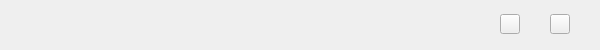
               <widget class="QWidget" name="widget_2" native="true">
                <property name="minimumSize">
                 <size>
                  <width>0</width>
                  <height>50</height>
                 </size>
                </property>
                <property name="maximumSize">
                 <size>
                  <width>16777215</width>
                  <height>50</height>
                 </size>
                </property>
                <property name="styleSheet">
                 <string notr="true">QWidget#widget_2
{
	background:transparent;
	border:none;
}</string>
                </property>
                <layout class="QVBoxLayout" name="verticalLayout_13">
                 <property name="spacing">
                  <number>0</number>
                 </property>
                 <property name="leftMargin">
                  <number>0</number>
                 </property>
                 <property name="topMargin">
                  <number>0</number>
                 </property>
                 <property name="rightMargin">
                  <number>0</number>
                 </property>
                 <property name="bottomMargin">
                  <number>0</number>
                 </property>
                 <item>
                  <widget class="QWidget" name="widget_title_fullscreen" native="true">
                   <property name="minimumSize">
                    <size>
                     <width>0</width>
                     <height>50</height>
                    </size>
                   </property>
                   <property name="maximumSize">
                    <size>
                     <width>16777215</width>
                     <height>50</height>
                    </size>
                   </property>
                   <property name="mouseTracking">
                    <bool>false</bool>
                   </property>
                   <property name="styleSheet">
                    <string notr="true">QWidget#widget_title_fullscreen
{
	background:transparent;
	border:none;
}</string>
                   </property>
                   <layout class="QVBoxLayout" name="verticalLayout_12">
                    <property name="spacing">
                     <number>0</number>
                    </property>
                    <property name="leftMargin">
                     <number>0</number>
                    </property>
                    <property name="topMargin">
                     <number>0</number>
                    </property>
                    <property name="rightMargin">
                     <number>0</number>
                    </property>
                    <property name="bottomMargin">
                     <number>0</number>
                    </property>
                    <item>
                     <layout class="QHBoxLayout" name="horizontalLayout_12" stretch="0,0,1,0,1,0,0,0,0">
                      <property name="spacing">
                       <number>0</number>
                      </property>
                      <item>
                       <spacer name="horizontalSpacer_10">
                        <property name="orientation">
                         <enum>Qt::Horizontal</enum>
                        </property>
                        <property name="sizeType">
                         <enum>QSizePolicy::Fixed</enum>
                        </property>
                        <property name="sizeHint" stdset="0">
                         <size>
                          <width>30</width>
                          <height>20</height>
                         </size>
                        </property>
                       </spacer>
                      </item>
                      <item>
                       <widget class="QLabel" name="label_current_time">
                        <property name="minimumSize">
                         <size>
                          <width>60</width>
                          <height>30</height>
                         </size>
                        </property>
                        <property name="maximumSize">
                         <size>
                          <width>60</width>
                          <height>30</height>
                         </size>
                        </property>
                        <property name="text">
                         <string/>
                        </property>
                       </widget>
                      </item>
                      <item>
                       <spacer name="horizontalSpacer_27">
                        <property name="orientation">
                         <enum>Qt::Horizontal</enum>
                        </property>
                        <property name="sizeType">
                         <enum>QSizePolicy::Expanding</enum>
                        </property>
                        <property name="sizeHint" stdset="0">
                         <size>
                          <width>20</width>
                          <height>20</height>
                         </size>
                        </property>
                       </spacer>
                      </item>
                      <item>
                       <widget class="QLabel" name="label_playing_fullscreen">
                        <property name="sizePolicy">
                         <sizepolicy hsizetype="Preferred" vsizetype="Fixed">
                          <horstretch>0</horstretch>
                          <verstretch>0</verstretch>
                         </sizepolicy>
                        </property>
                        <property name="minimumSize">
                         <size>
                          <width>350</width>
                          <height>45</height>
                         </size>
                        </property>
                        <property name="maximumSize">
                         <size>
                          <width>16777215</width>
                          <height>45</height>
                         </size>
                        </property>
                        <property name="mouseTracking">
                         <bool>true</bool>
                        </property>
                        <property name="text">
                         <string/>
                        </property>
                       </widget>
                      </item>
                      <item>
                       <spacer name="horizontalSpacer_28">
                        <property name="orientation">
                         <enum>Qt::Horizontal</enum>
                        </property>
                        <property name="sizeHint" stdset="0">
                         <size>
                          <width>40</width>
                          <height>20</height>
                         </size>
                        </property>
                       </spacer>
                      </item>
                      <item>
                       <widget class="QPushButton" name="btn_min_fullscreen">
                        <property name="minimumSize">
                         <size>
                          <width>20</width>
                          <height>20</height>
                         </size>
                        </property>
                        <property name="maximumSize">
                         <size>
                          <width>20</width>
                          <height>20</height>
                         </size>
                        </property>
                        <property name="focusPolicy">
                         <enum>Qt::NoFocus</enum>
                        </property>
                        <property name="toolTip">
                         <string>最小化</string>
                        </property>
                        <property name="text">
                         <string/>
                        </property>
                       </widget>
                      </item>
                      <item>
                       <spacer name="horizontalSpacer_30">
                        <property name="orientation">
                         <enum>Qt::Horizontal</enum>
                        </property>
                        <property name="sizeType">
                         <enum>QSizePolicy::Fixed</enum>
                        </property>
                        <property name="sizeHint" stdset="0">
                         <size>
                          <width>30</width>
                          <height>20</height>
                         </size>
                        </property>
                       </spacer>
                      </item>
                      <item>
                       <widget class="QPushButton" name="btn_close_fullscreen">
                        <property name="minimumSize">
                         <size>
                          <width>20</width>
                          <height>20</height>
                         </size>
                        </property>
                        <property name="maximumSize">
                         <size>
                          <width>20</width>
                          <height>20</height>
                         </size>
                        </property>
                        <property name="focusPolicy">
                         <enum>Qt::NoFocus</enum>
                        </property>
                        <property name="toolTip">
                         <string>关闭</string>
                        </property>
                        <property name="text">
                         <string/>
                        </property>
                       </widget>
                      </item>
                      <item>
                       <spacer name="horizontalSpacer_31">
                        <property name="orientation">
                         <enum>Qt::Horizontal</enum>
                        </property>
                        <property name="sizeType">
                         <enum>QSizePolicy::Fixed</enum>
                        </property>
                        <property name="sizeHint" stdset="0">
                         <size>
                          <width>30</width>
                          <height>20</height>
                         </size>
                        </property>
                       </spacer>
                      </item>
                     </layout>
                    </item>
                   </layout>
                  </widget>
                 </item>
                </layout>
               </widget>
